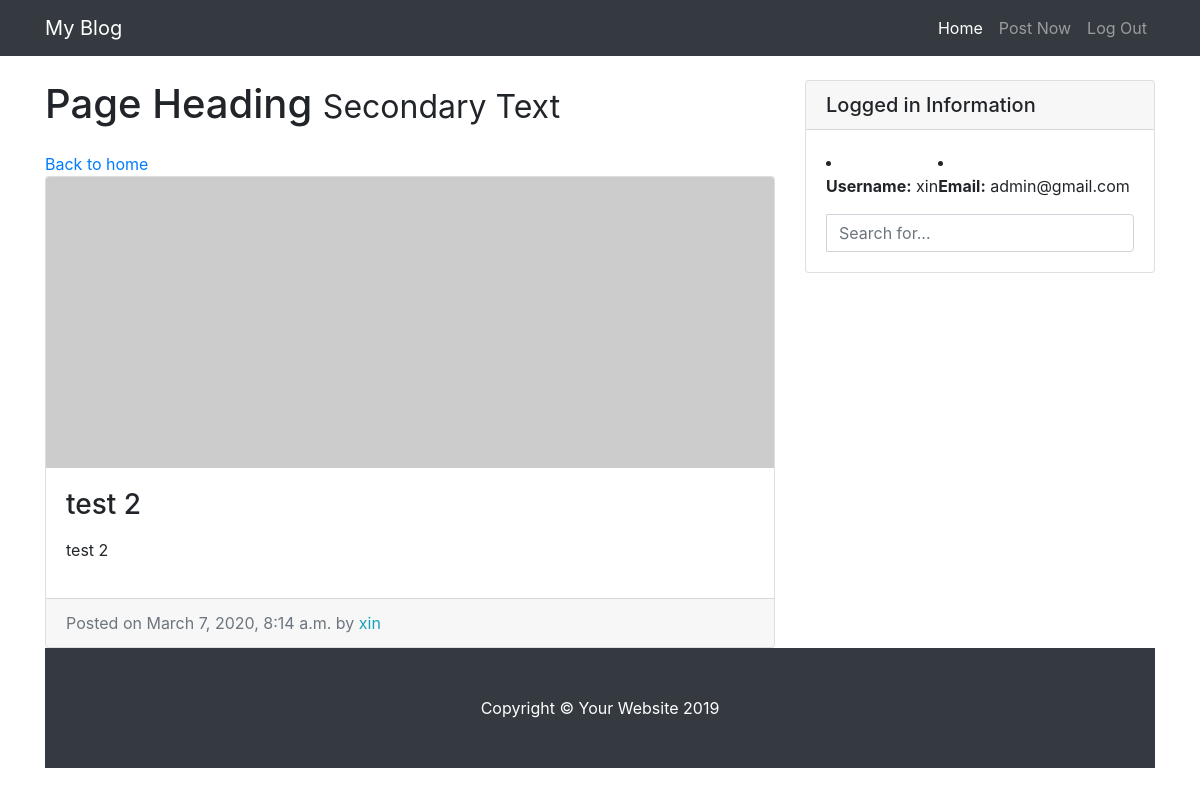
The page /entry/6/ (signed in) on the database its author committed.
### entries/models.py (models this page shows, shortened)
class Entry(models.Model):
    entry_title = models.CharField(max_length=50)
    entry_text = models.TextField()
    entry_date = models.DateTimeField(auto_now_add=True)
    entry_author = models.ForeignKey(User, on_delete=models.CASCADE)
    class Meta:
        verbose_name_plural = "entries"

### entries/views.py (the view)
# urls.py: path('entry/<int:pk>/', EntryView.as_view(), name = 'entry-detail'),
class EntryView( LoginRequiredMixin ,DetailView):
    model = Entry
    template_name = 'entries/entry_detail.html'

### entries/templates/entries/entry_detail.html
{% extends "entries/base.html" %}
{% block content %}
<div class="col-md-8">
  <h1 class="my-4">Page Heading
    <small>Secondary Text</small>
  </h1>
  <a href="{% url 'blog-home' %}">Back to home</a>
  <div class="card mb-8">
    <img class="card-img-top" src="http://placehold.it/750x300" alt="Card image cap">
    <div class="card-body">
      <h3 class="card-title">{{ object.entry_title }}</h3>
      <p class="card-text">{{ object.entry_text|linebreaks }}</p>
    </div>
    <div class="card-footer text-muted">
      Posted on {{ object.entry_date }} by
      <span class="text-info mr-2">{{ object.entry_author }}</span>
    </div>
  </div>
</div>
{% endblock %}

### entries/templates/entries/base.html (shortened to what this page needs)
{% load static %}
<!DOCTYPE html>
<html lang="en">
<head>
  <link href="{% static 'vendor/bootstrap/css/bootstrap.min.css' %}" rel="stylesheet">
  <link href="{% static 'css/blog-home.css' %}" rel="stylesheet">
</head>
<body>
  <nav class="navbar navbar-expand-lg navbar-dark bg-dark fixed-top">
    <div class="container">
      <a class="navbar-brand" href="{% url 'blog-home' %}">My Blog</a>
      <div class="collapse navbar-collapse" id="navbarResponsive">
        <ul class="navbar-nav ml-auto">
          <li class="nav-item active">
            <a class="nav-link" href="#">Home
            </a>
          </li>
          <li class="nav-item">
            <a class="nav-link" href="{% url 'create_entry' %}">Post Now</a>
          </li>
          <li class="nav-item">
            <a class="nav-link" href="{% url 'logout' %}">Log Out</a>
          </li>
        </ul>
      </div>
    </div>
  </nav>
  <div class="container">
    <div class="row">
      {% block content %} {% endblock %}
      <div class="col-md-4">
        <div class="card my-4">
          <h5 class="card-header">Logged in Information</h5>
          <div class="card-body">
            <div class="input-group">
              <li>
                <p><Strong>Username:</Strong> {{user.username}}</p>
                <li>
                  <p><Strong>Email:</Strong> {{user.email}}</p>
                </li>
              </li>
              <input type="text" class="form-control" placeholder="Search for...">
            </div>
          </div>
        </div>
      </div>
    </div>
  <footer class="py-5 bg-dark">
    <div class="container">
      <p class="m-0 text-center text-white">Copyright &copy; Your Website 2019</p>
    </div>
  </footer>
</body>
</html>

### entries/statics/entries/css/blog-home.css (style rules this page uses)
body { padding-top: 56px; }

### rows shown on the page
Entry: entry_title "test 2", entry_text "test 2", entry_date "March 7, 2020, 8:14 a.m.", entry_author "xin"

### other values the page prints
{{ user.username }} "xin"
{{ user.email }} "admin@gmail.com"
